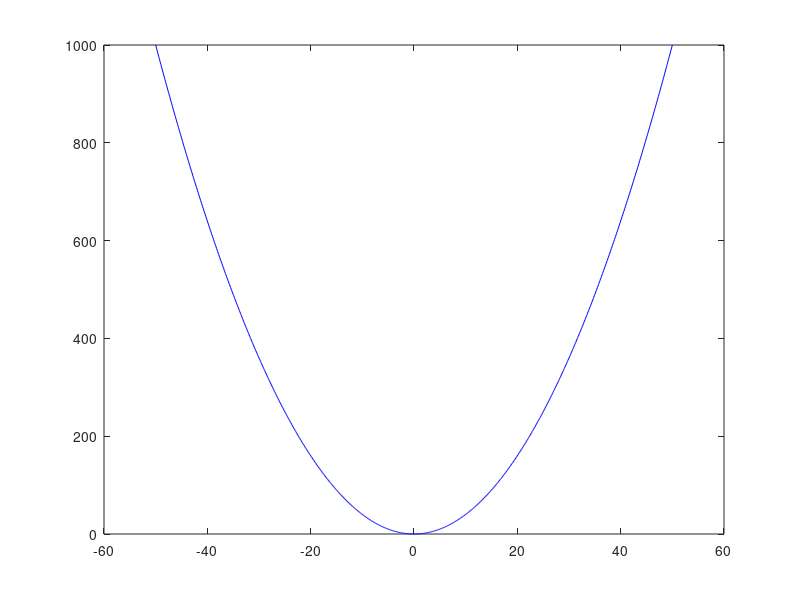

This chart was generated by the following MATLAB code: (Note: this script raises an error after producing the figure.)
clc
clear all
f=@(y) y.^2-0.6*y.^2;
gb=@(y,yk) 0.6*yk^2+1.2*yk*(y-yk);
y=-50:0.1:50;
plot(y,f(y),'b')
hold on
[a,b]=min(f(y));
val=y(b);

xk=-50;

for i=1:40
    yk=xk;
cvx_begin quiet
variable x
g=0.6*xk^2+1.2*xk*(x-xk);
yk;
plot(y,y.^2-gb(y,yk))
hold on
minimize x^2-g
subject to
x>=-30;
x<=10;
cvx_end
scatter(x,cvx_optval)
xk=x;
end
axis([-50 50 -10 1500])
xlabel('x')
ylabel('f(x)')
